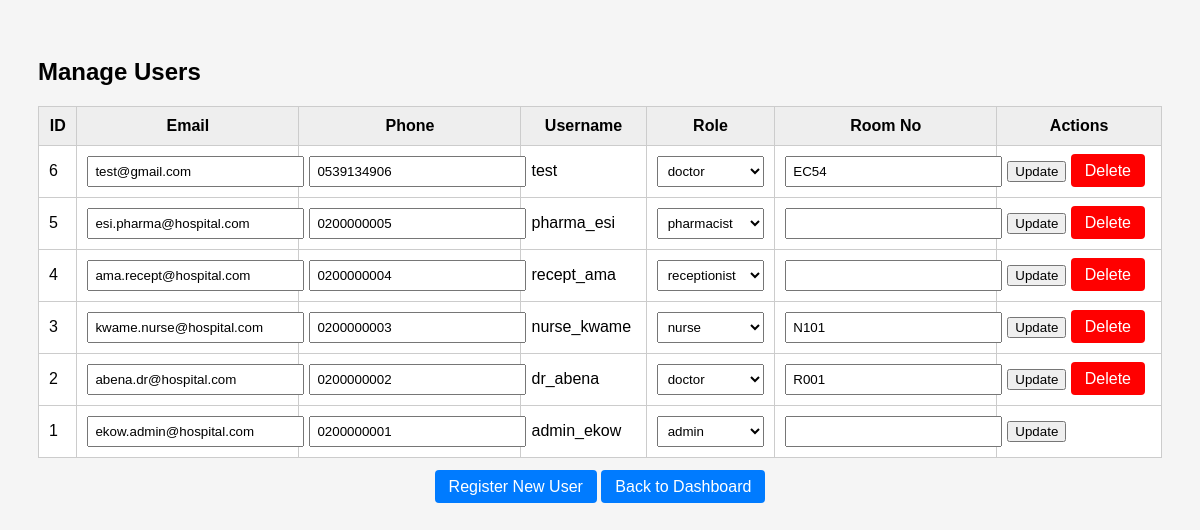
The app's page /dashboard/users.php (signed in) with its own data.
### tables this page shows
CREATE TABLE `users` (
  `id` int(11) NOT NULL,
  `username` varchar(50) NOT NULL,
  `password` varchar(255) NOT NULL,
  `role` enum('admin','doctor','nurse','receptionist','pharmacist') NOT NULL,
  `email` varchar(100) DEFAULT NULL,
  `phone` varchar(20) DEFAULT NULL,
  `created_at` datetime DEFAULT current_timestamp()
);

### dashboard/users.php (the view, shortened to what this page needs)
<?php
require_once '../db.php';
$result = $conn->query("SELECT u.id, u.username, u.email, u.phone, u.role,
    COALESCE(d.room_number, n.room_number, '') AS room_number
    FROM users u
    LEFT JOIN doctors d ON u.id = d.user_id
    LEFT JOIN nurses n ON u.id = n.user_id
    ORDER BY u.id DESC");
?>
<!DOCTYPE html>
<html>
<head>
</head>
<body>
<h2>Manage Users</h2>
<table>
    <tr>
        <th>ID</th><th>Email</th><th>Phone</th><th>Username</th><th>Role</th><th>Room No</th><th>Actions</th>
    </tr>
    <?php while ($row = $result->fetch_assoc()): ?>
    <tr>
        <form method="POST">
            <td><?= $row['id'] ?></td>
            <td><input type="email" name="email" value="<?= htmlspecialchars($row['email']) ?>"></td>
            <td><input type="text" name="phone" value="<?= htmlspecialchars($row['phone']) ?>"></td>
            <td><?= htmlspecialchars($row['username']) ?></td>
            <td>
                <select name="role">
                    <?php
                    $roles = ['admin', 'doctor', 'nurse', 'receptionist', 'pharmacist'];
                    foreach ($roles as $role_option) {
                        $selected = ($row['role'] == $role_option) ? 'selected' : '';
                        echo "<option value='$role_option' $selected>$role_option</option>";
                    }
                    ?>
                </select>
            </td>
            <td><input type="text" name="room_number" value="<?= htmlspecialchars($row['room_number']) ?>"></td>
            <td>
                <button type="submit" name="update_user">Update</button>
                <?php if ($row['id'] != $_SESSION['user_id']): ?>
                    <a href="?delete=<?= $row['id'] ?>" onclick="return confirm('Delete this user?')" class="button" style="background: red;">Delete</a>
                <?php endif; ?>
            </td>
        </form>
    </tr>
    <?php endwhile; ?>
</table>
<div class="actions">
    <a href="register_user.php" class="button">Register New User</a>
    <a href="admin.php" class="button">Back to Dashboard</a>
</div>
</body>
</html>

### dashboard/users.php (style rules this page uses)
body { font-family: Arial; background: #f5f5f5; padding: 30px; }
h2 { margin-bottom: 20px; }
table { width: 100%; border-collapse: collapse; background: white; }
th, td { border: 1px solid #ccc; padding: 10px; }
th { background: #eee; }
input, select { width: 100%; padding: 6px; }
.actions { text-align: center; margin-top: 20px; }
a.button { background: #007bff; color: white; padding: 8px 14px; text-decoration: none; border-radius: 4px; }

### records on screen
users: id "6", email "test@gmail.com", phone "0539134906", username "test", room_number "EC54"
users: id "5", email "esi.pharma@hospital.com", phone "0200000005", username "pharma_esi"
users: id "4", email "ama.recept@hospital.com", phone "0200000004", username "recept_ama"
users: id "3", email "kwame.nurse@hospital.com", phone "0200000003", username "nurse_kwame", room_number "N101"
users: id "2", email "abena.dr@hospital.com", phone "0200000002", username "dr_abena", room_number "R001"
users: id "1", email "ekow.admin@hospital.com", phone "0200000001", username "admin_ekow"

### other values on screen
form field role "doctor"
form field role "pharmacist"
form field role "receptionist"
form field role "nurse"
form field role "admin"
